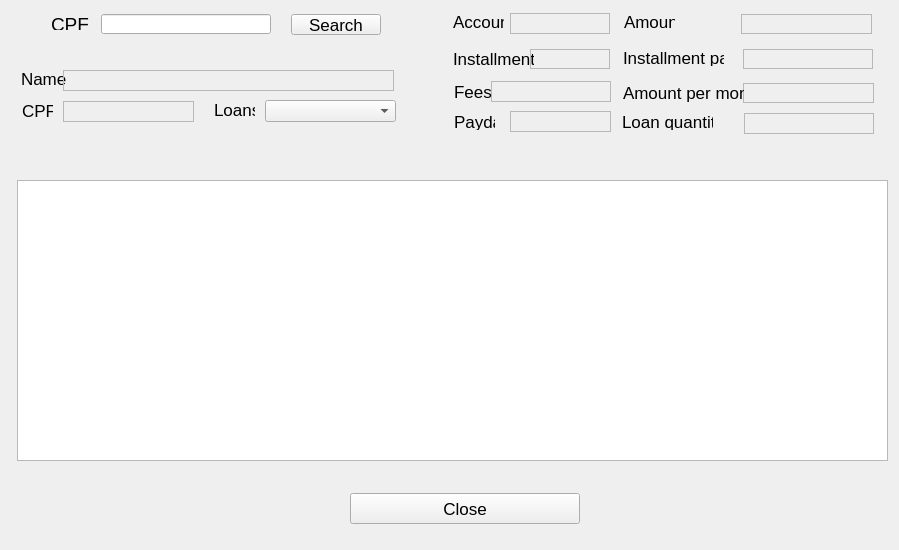
<?xml version="1.0" encoding="UTF-8"?>
<ui version="4.0">
 <class>search_loan</class>
 <widget class="QWidget" name="search_loan">
  <property name="geometry">
   <rect>
    <x>0</x>
    <y>0</y>
    <width>899</width>
    <height>550</height>
   </rect>
  </property>
  <property name="sizePolicy">
   <sizepolicy hsizetype="Preferred" vsizetype="Preferred">
    <horstretch>0</horstretch>
    <verstretch>0</verstretch>
   </sizepolicy>
  </property>
  <property name="minimumSize">
   <size>
    <width>899</width>
    <height>550</height>
   </size>
  </property>
  <property name="maximumSize">
   <size>
    <width>899</width>
    <height>550</height>
   </size>
  </property>
  <property name="windowTitle">
   <string>Search Loan</string>
  </property>
  <widget class="QPushButton" name="search_button">
   <property name="geometry">
    <rect>
     <x>291</x>
     <y>14</y>
     <width>90</width>
     <height>21</height>
    </rect>
   </property>
   <property name="font">
    <font>
     <pointsize>13</pointsize>
    </font>
   </property>
   <property name="text">
    <string>Search</string>
   </property>
  </widget>
  <widget class="QLabel" name="error_message">
   <property name="geometry">
    <rect>
     <x>86</x>
     <y>42</y>
     <width>201</width>
     <height>20</height>
    </rect>
   </property>
   <property name="font">
    <font>
     <pointsize>13</pointsize>
    </font>
   </property>
   <property name="text">
    <string/>
   </property>
   <property name="alignment">
    <set>Qt::AlignCenter</set>
   </property>
  </widget>
  <widget class="QLineEdit" name="cpf_field_input">
   <property name="geometry">
    <rect>
     <x>101</x>
     <y>14</y>
     <width>170</width>
     <height>20</height>
    </rect>
   </property>
   <property name="font">
    <font>
     <pointsize>13</pointsize>
    </font>
   </property>
   <property name="maxLength">
    <number>11</number>
   </property>
   <property name="alignment">
    <set>Qt::AlignCenter</set>
   </property>
   <property name="placeholderText">
    <string/>
   </property>
  </widget>
  <widget class="QLabel" name="cpf_text_input">
   <property name="geometry">
    <rect>
     <x>51</x>
     <y>18</y>
     <width>44</width>
     <height>12</height>
    </rect>
   </property>
   <property name="font">
    <font>
     <pointsize>14</pointsize>
    </font>
   </property>
   <property name="frameShadow">
    <enum>QFrame::Plain</enum>
   </property>
   <property name="text">
    <string notr="true">CPF</string>
   </property>
  </widget>
  <widget class="QPushButton" name="close_button">
   <property name="geometry">
    <rect>
     <x>350</x>
     <y>493</y>
     <width>230</width>
     <height>31</height>
    </rect>
   </property>
   <property name="font">
    <font>
     <pointsize>13</pointsize>
    </font>
   </property>
   <property name="text">
    <string>Close</string>
   </property>
  </widget>
  <widget class="QLabel" name="name_text">
   <property name="geometry">
    <rect>
     <x>21</x>
     <y>68</y>
     <width>71</width>
     <height>21</height>
    </rect>
   </property>
   <property name="font">
    <font>
     <pointsize>13</pointsize>
    </font>
   </property>
   <property name="frameShadow">
    <enum>QFrame::Plain</enum>
   </property>
   <property name="text">
    <string notr="true">Name</string>
   </property>
  </widget>
  <widget class="QLabel" name="name_output">
   <property name="geometry">
    <rect>
     <x>63</x>
     <y>70</y>
     <width>331</width>
     <height>21</height>
    </rect>
   </property>
   <property name="font">
    <font>
     <pointsize>13</pointsize>
    </font>
   </property>
   <property name="frameShape">
    <enum>QFrame::StyledPanel</enum>
   </property>
   <property name="text">
    <string/>
   </property>
  </widget>
  <widget class="QLabel" name="installment_text">
   <property name="geometry">
    <rect>
     <x>453</x>
     <y>51</y>
     <width>81</width>
     <height>16</height>
    </rect>
   </property>
   <property name="font">
    <font>
     <pointsize>13</pointsize>
    </font>
   </property>
   <property name="text">
    <string>Installments</string>
   </property>
  </widget>
  <widget class="QLabel" name="installment_paid_output">
   <property name="geometry">
    <rect>
     <x>743</x>
     <y>49</y>
     <width>130</width>
     <height>20</height>
    </rect>
   </property>
   <property name="font">
    <font>
     <pointsize>13</pointsize>
    </font>
   </property>
   <property name="frameShape">
    <enum>QFrame::StyledPanel</enum>
   </property>
   <property name="text">
    <string/>
   </property>
   <property name="alignment">
    <set>Qt::AlignCenter</set>
   </property>
  </widget>
  <widget class="QLabel" name="installment_paid_text">
   <property name="geometry">
    <rect>
     <x>623</x>
     <y>50</y>
     <width>101</width>
     <height>16</height>
    </rect>
   </property>
   <property name="font">
    <font>
     <pointsize>13</pointsize>
    </font>
   </property>
   <property name="text">
    <string>Installment paid</string>
   </property>
  </widget>
  <widget class="QLabel" name="fees_output">
   <property name="geometry">
    <rect>
     <x>491</x>
     <y>81</y>
     <width>120</width>
     <height>21</height>
    </rect>
   </property>
   <property name="font">
    <font>
     <pointsize>13</pointsize>
    </font>
   </property>
   <property name="frameShape">
    <enum>QFrame::StyledPanel</enum>
   </property>
   <property name="text">
    <string/>
   </property>
   <property name="alignment">
    <set>Qt::AlignCenter</set>
   </property>
  </widget>
  <widget class="QLabel" name="fees_text">
   <property name="geometry">
    <rect>
     <x>454</x>
     <y>84</y>
     <width>41</width>
     <height>16</height>
    </rect>
   </property>
   <property name="font">
    <font>
     <pointsize>13</pointsize>
    </font>
   </property>
   <property name="text">
    <string>Fees</string>
   </property>
  </widget>
  <widget class="QLabel" name="installments_output">
   <property name="geometry">
    <rect>
     <x>530</x>
     <y>49</y>
     <width>80</width>
     <height>20</height>
    </rect>
   </property>
   <property name="font">
    <font>
     <pointsize>13</pointsize>
    </font>
   </property>
   <property name="frameShape">
    <enum>QFrame::StyledPanel</enum>
   </property>
   <property name="text">
    <string/>
   </property>
   <property name="alignment">
    <set>Qt::AlignCenter</set>
   </property>
  </widget>
  <widget class="QLabel" name="amount_output">
   <property name="geometry">
    <rect>
     <x>741</x>
     <y>14</y>
     <width>131</width>
     <height>20</height>
    </rect>
   </property>
   <property name="font">
    <font>
     <pointsize>13</pointsize>
    </font>
   </property>
   <property name="frameShape">
    <enum>QFrame::StyledPanel</enum>
   </property>
   <property name="text">
    <string/>
   </property>
   <property name="alignment">
    <set>Qt::AlignCenter</set>
   </property>
  </widget>
  <widget class="QLabel" name="amount_text">
   <property name="geometry">
    <rect>
     <x>624</x>
     <y>14</y>
     <width>51</width>
     <height>16</height>
    </rect>
   </property>
   <property name="font">
    <font>
     <pointsize>13</pointsize>
    </font>
   </property>
   <property name="text">
    <string>Amount</string>
   </property>
  </widget>
  <widget class="QComboBox" name="loan_list_box">
   <property name="geometry">
    <rect>
     <x>265</x>
     <y>100</y>
     <width>131</width>
     <height>22</height>
    </rect>
   </property>
  </widget>
  <widget class="QLabel" name="loan_list_text">
   <property name="geometry">
    <rect>
     <x>214</x>
     <y>102</y>
     <width>41</width>
     <height>16</height>
    </rect>
   </property>
   <property name="font">
    <font>
     <pointsize>13</pointsize>
    </font>
   </property>
   <property name="text">
    <string>Loans</string>
   </property>
  </widget>
  <widget class="QLabel" name="cpf_output">
   <property name="geometry">
    <rect>
     <x>63</x>
     <y>101</y>
     <width>131</width>
     <height>21</height>
    </rect>
   </property>
   <property name="font">
    <font>
     <pointsize>13</pointsize>
    </font>
   </property>
   <property name="frameShape">
    <enum>QFrame::StyledPanel</enum>
   </property>
   <property name="text">
    <string/>
   </property>
  </widget>
  <widget class="QLabel" name="cpf_text_output">
   <property name="geometry">
    <rect>
     <x>22</x>
     <y>100</y>
     <width>31</width>
     <height>21</height>
    </rect>
   </property>
   <property name="font">
    <font>
     <pointsize>13</pointsize>
    </font>
   </property>
   <property name="frameShadow">
    <enum>QFrame::Plain</enum>
   </property>
   <property name="text">
    <string notr="true">CPF</string>
   </property>
  </widget>
  <widget class="QLabel" name="account_text">
   <property name="geometry">
    <rect>
     <x>453</x>
     <y>11</y>
     <width>51</width>
     <height>21</height>
    </rect>
   </property>
   <property name="font">
    <font>
     <pointsize>13</pointsize>
    </font>
   </property>
   <property name="frameShadow">
    <enum>QFrame::Plain</enum>
   </property>
   <property name="text">
    <string notr="true">Account</string>
   </property>
  </widget>
  <widget class="QLabel" name="account_output">
   <property name="geometry">
    <rect>
     <x>510</x>
     <y>13</y>
     <width>100</width>
     <height>21</height>
    </rect>
   </property>
   <property name="font">
    <font>
     <pointsize>13</pointsize>
    </font>
   </property>
   <property name="frameShape">
    <enum>QFrame::StyledPanel</enum>
   </property>
   <property name="text">
    <string/>
   </property>
   <property name="alignment">
    <set>Qt::AlignCenter</set>
   </property>
  </widget>
  <widget class="QTableView" name="tableView">
   <property name="enabled">
    <bool>true</bool>
   </property>
   <property name="geometry">
    <rect>
     <x>17</x>
     <y>180</y>
     <width>871</width>
     <height>281</height>
    </rect>
   </property>
   <property name="font">
    <font>
     <pointsize>13</pointsize>
    </font>
   </property>
   <property name="frameShadow">
    <enum>QFrame::Raised</enum>
   </property>
   <property name="gridStyle">
    <enum>Qt::SolidLine</enum>
   </property>
  </widget>
  <widget class="QLabel" name="amount_month_output">
   <property name="geometry">
    <rect>
     <x>743</x>
     <y>83</y>
     <width>131</width>
     <height>20</height>
    </rect>
   </property>
   <property name="font">
    <font>
     <pointsize>13</pointsize>
    </font>
   </property>
   <property name="frameShape">
    <enum>QFrame::StyledPanel</enum>
   </property>
   <property name="text">
    <string/>
   </property>
   <property name="alignment">
    <set>Qt::AlignCenter</set>
   </property>
  </widget>
  <widget class="QLabel" name="amount_month_text">
   <property name="geometry">
    <rect>
     <x>623</x>
     <y>83</y>
     <width>121</width>
     <height>20</height>
    </rect>
   </property>
   <property name="font">
    <font>
     <pointsize>13</pointsize>
    </font>
   </property>
   <property name="text">
    <string>Amount per month</string>
   </property>
  </widget>
  <widget class="QLabel" name="payday_text">
   <property name="geometry">
    <rect>
     <x>454</x>
     <y>114</y>
     <width>41</width>
     <height>16</height>
    </rect>
   </property>
   <property name="font">
    <font>
     <pointsize>13</pointsize>
    </font>
   </property>
   <property name="text">
    <string>Payday</string>
   </property>
  </widget>
  <widget class="QLabel" name="payday_output">
   <property name="geometry">
    <rect>
     <x>510</x>
     <y>111</y>
     <width>101</width>
     <height>21</height>
    </rect>
   </property>
   <property name="font">
    <font>
     <pointsize>13</pointsize>
    </font>
   </property>
   <property name="frameShape">
    <enum>QFrame::StyledPanel</enum>
   </property>
   <property name="text">
    <string/>
   </property>
   <property name="alignment">
    <set>Qt::AlignCenter</set>
   </property>
  </widget>
  <widget class="QLabel" name="loan_quantity_output">
   <property name="geometry">
    <rect>
     <x>744</x>
     <y>113</y>
     <width>130</width>
     <height>21</height>
    </rect>
   </property>
   <property name="font">
    <font>
     <pointsize>13</pointsize>
    </font>
   </property>
   <property name="frameShape">
    <enum>QFrame::StyledPanel</enum>
   </property>
   <property name="text">
    <string/>
   </property>
   <property name="alignment">
    <set>Qt::AlignCenter</set>
   </property>
  </widget>
  <widget class="QLabel" name="loan_quantity_text">
   <property name="geometry">
    <rect>
     <x>622</x>
     <y>114</y>
     <width>91</width>
     <height>16</height>
    </rect>
   </property>
   <property name="font">
    <font>
     <pointsize>13</pointsize>
    </font>
   </property>
   <property name="text">
    <string>Loan quantity</string>
   </property>
  </widget>
 </widget>
 <tabstops>
  <tabstop>cpf_field_input</tabstop>
  <tabstop>search_button</tabstop>
  <tabstop>close_button</tabstop>
 </tabstops>
 <resources/>
 <connections/>
</ui>
